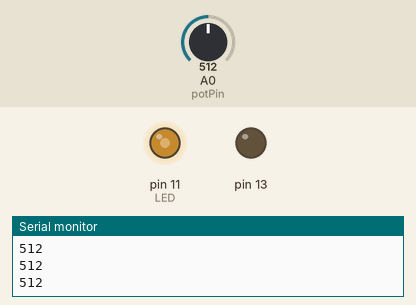
The sketch below on a simulated Arduino Uno, built with avr-gcc and run on an emulated ATmega328P. Parts: output pins drawn as LEDs (lit = HIGH), the last lines printed to the serial monitor. The test bench sets the inputs (shaded band); at power-on: A0 (potPin) = 512.

Above: at 1.2 s.
1.3 s: A0 (potPin) set to 716
At 2.5 s:
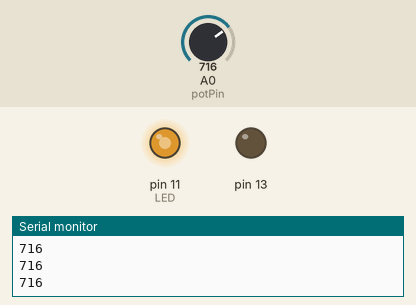
2.8 s: A0 (potPin) set to 900
At 3.9 s:
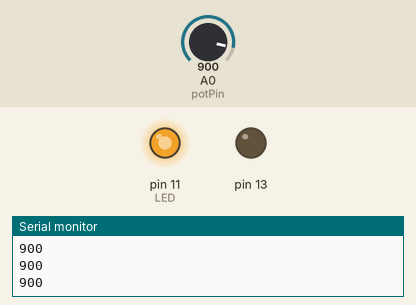
4.3 s: A0 (potPin) set to 122
At 5.0 s:
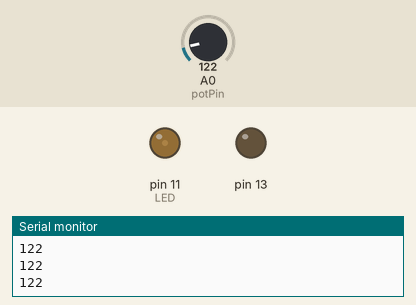
5.8 s: A0 (potPin) set to 0
At 6.1 s:
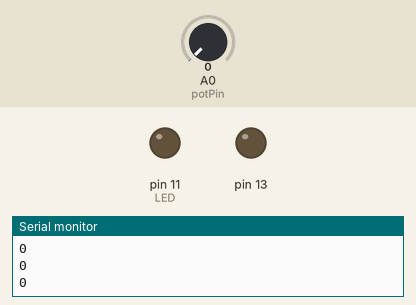
7.3 s: A0 (potPin) set to 511
At 8.5 s:
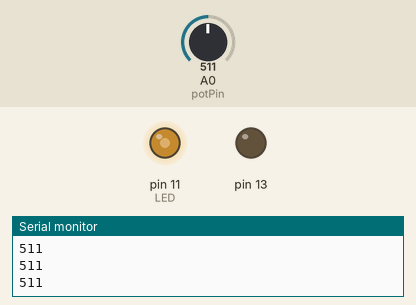
Timing chart, 0 to 9.8 s (numbered marks = the images above; inputs shaded):
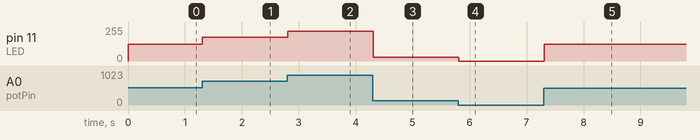

Measured:
- after the input at 1.3 s, pin 11 (LED): 127/255 → 178/255 at once
- after the input at 2.8 s, pin 11 (LED): 178/255 → 224/255 at once
- after the input at 4.3 s, pin 11 (LED): 224/255 → 30/255 at once
- after the input at 5.8 s, pin 11 (LED): 30/255 → 0/255 at once
- after the input at 7.3 s, pin 11 (LED): 0/255 → 127/255 at once

The sketch:

lab2.ino
```cpp
#define LED 11
int potPin=A0;
int val=0;
int valMap=0;
void setup() {
  // put your setup code here, to run once:
pinMode(13,OUTPUT);

Serial.begin(9600);
}

void loop() {
  // put your main code here, to run repeatedly:
  //digitalWrite(LED, HIGH);
  //delay(100);
  //digitalWrite(LED, LOW);
  //delay(100 );
  val=analogRead(potPin);
  Serial.println(val);
  valMap=map(val,0,1024,0,255);
  analogWrite(LED, valMap);

}
```
